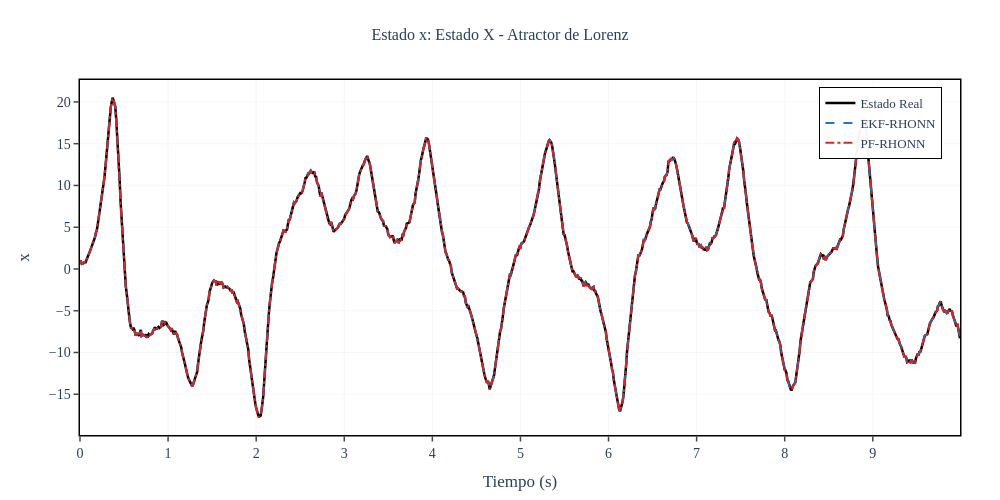
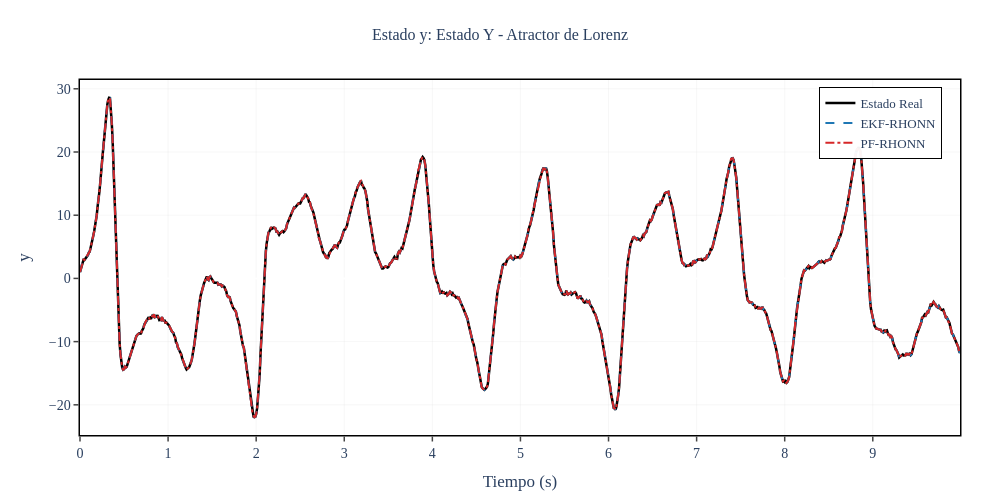
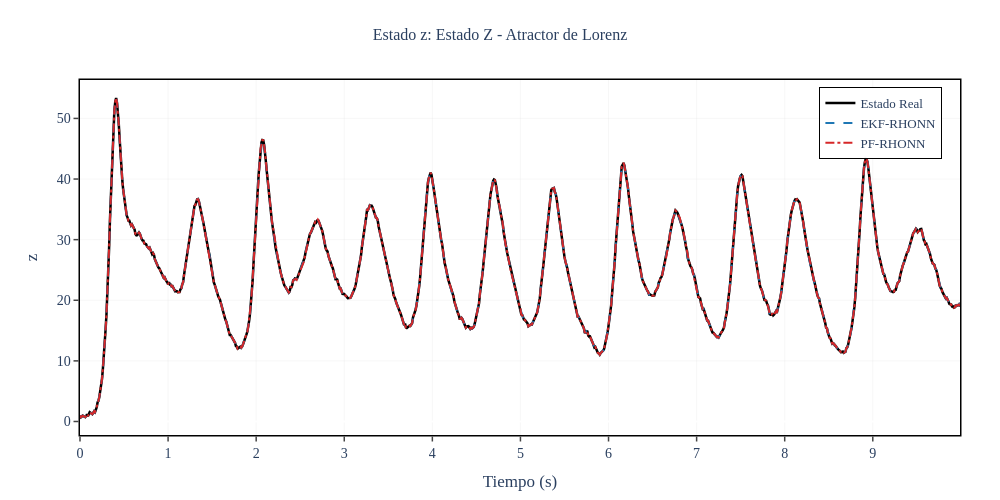
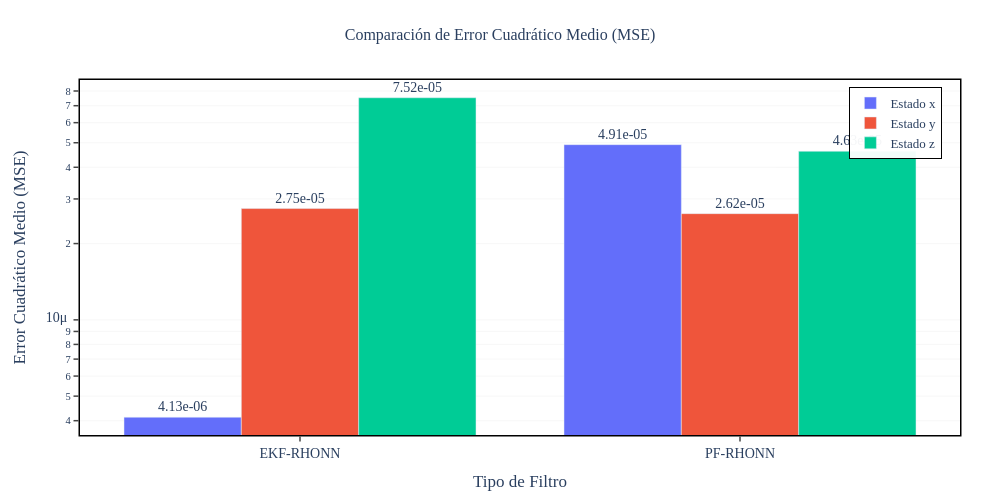

The notebook cell these images were saved under, in order:
### Code cell
# Gráficas individuales por estado
states_info = [
    {'idx': 0, 'var': 'x', 'desc': 'Estado X', 'y_label': 'x'},
    {'idx': 1, 'var': 'y', 'desc': 'Estado Y', 'y_label': 'y'},
    {'idx': 2, 'var': 'z', 'desc': 'Estado Z', 'y_label': 'z'}
]

for state_info in states_info:
    i = state_info['idx']
    
    fig = go.Figure()
    
    # Estado real (línea negra gruesa)
    fig.add_trace(go.Scatter(
        x=t_history, y=x_true[:, i],
        mode='lines',
        name='Estado Real',
        line=dict(color='#000000', width=thesis_config['line_width_true']),
        showlegend=True
    ))
    
    # Estimación EKF
    fig.add_trace(go.Scatter(
        x=t_history, y=x_hat_ekf[:, i],
        mode='lines',
        name='EKF-RHONN',
        line=dict(color='#1f77b4', width=thesis_config['line_width_est'], dash='dash'),
        showlegend=True
    ))
    
    # Estimación PF
    fig.add_trace(go.Scatter(
        x=t_history, y=x_hat_pf[:, i],
        mode='lines',
        name='PF-RHONN',
        line=dict(color='#d62728', width=thesis_config['line_width_est'], dash='dashdot'),
        showlegend=True
    ))
    
    fig.update_layout(
        title={
            'text': f'Estado {state_info["var"]}: {state_info["desc"]} - Atractor de Lorenz',
            'x': 0.5,
            'xanchor': 'center',
            'font': {'size': thesis_config['title_font_size'], 'family': thesis_config['font_family']}
        },
        xaxis_title='Tiempo (s)',
        yaxis_title=state_info['y_label'],
        xaxis=dict(
            showgrid=True,
            gridcolor=thesis_config['grid_color'],
            gridwidth=thesis_config['grid_width'],
            showline=True,
            linewidth=1.5,
            linecolor='black',
            mirror=True,
            ticks='outside',
            tickwidth=1.5,
            ticklen=5
        ),
        yaxis=dict(
            showgrid=True,
            gridcolor=thesis_config['grid_color'],
            gridwidth=thesis_config['grid_width'],
            showline=True,
            linewidth=1.5,
            linecolor='black',
            mirror=True,
            ticks='outside',
            tickwidth=1.5,
            ticklen=5
        ),
        legend=dict(
            x=0.98,
            y=0.98,
            xanchor='right',
            yanchor='top',
            bgcolor='rgba(255, 255, 255, 0.95)',
            bordercolor='black',
            borderwidth=1,
            font=dict(size=thesis_config['legend_font_size'], family=thesis_config['font_family'])
        ),
        font=dict(size=thesis_config['font_size'], family=thesis_config['font_family']),
        plot_bgcolor='white',
        paper_bgcolor='white',
        width=thesis_config['plot_width'],
        height=thesis_config['plot_height'],
        margin=dict(l=80, r=40, t=80, b=60)
    )
    
    fig.show()

# Espacio de fase 3D (Atractor de Lorenz)
fig_phase = go.Figure()

fig_phase.add_trace(go.Scatter3d(
    x=x_true[:, 0], y=x_true[:, 1], z=x_true[:, 2],
    mode='lines',
    name='Atractor Real',
    line=dict(color='#000000', width=4)
))

fig_phase.add_trace(go.Scatter3d(
    x=x_hat_ekf[:, 0], y=x_hat_ekf[:, 1], z=x_hat_ekf[:, 2],
    mode='lines',
    name='Estimación EKF-RHONN',
    line=dict(color='#1f77b4', width=3)
))

fig_phase.add_trace(go.Scatter3d(
    x=x_hat_pf[:, 0], y=x_hat_pf[:, 1], z=x_hat_pf[:, 2],
    mode='lines',
    name='Estimación PF-RHONN',
    line=dict(color='#d62728', width=3)
))

fig_phase.update_layout(
    title={
        'text': 'Espacio de Fases 3D - Atractor de Lorenz',
        'x': 0.5,
        'xanchor': 'center',
        'font': {'size': thesis_config['title_font_size'], 'family': thesis_config['font_family']}
    },
    scene=dict(
        xaxis_title='x',
        yaxis_title='y',
        zaxis_title='z',
        xaxis=dict(
            showgrid=True,
            gridcolor=thesis_config['grid_color'],
            showline=True,
            linewidth=1.5,
            linecolor='black'
        ),
        yaxis=dict(
            showgrid=True,
            gridcolor=thesis_config['grid_color'],
            showline=True,
            linewidth=1.5,
            linecolor='black'
        ),
        zaxis=dict(
            showgrid=True,
            gridcolor=thesis_config['grid_color'],
            showline=True,
            linewidth=1.5,
            linecolor='black'
        )
    ),
    legend=dict(
        x=0.98,
        y=0.98,
        xanchor='right',
        yanchor='top',
        bgcolor='rgba(255, 255, 255, 0.95)',
        bordercolor='black',
        borderwidth=1,
        font=dict(size=thesis_config['legend_font_size'], family=thesis_config['font_family'])
    ),
    font=dict(size=thesis_config['font_size'], family=thesis_config['font_family']),
    width=thesis_config['plot_width'],
    height=thesis_config['plot_width'],  # Aspecto cuadrado
    margin=dict(l=40, r=40, t=80, b=40)
)

# fig_phase.show()

# Gráfica de barras comparando MSE
fig_mse = go.Figure()

filters = ['EKF-RHONN', 'PF-RHONN']

fig_mse.add_trace(go.Bar(
    name='Estado x',
    x=filters,
    y=[mse_x_ekf, mse_x_pf],
    marker_color='#636EFA',
    text=[f'{mse_x_ekf:.2e}', f'{mse_x_pf:.2e}'],
    textposition='outside'
))

fig_mse.add_trace(go.Bar(
    name='Estado y',
    x=filters,
    y=[mse_y_ekf, mse_y_pf],
    marker_color='#EF553B',
    text=[f'{mse_y_ekf:.2e}', f'{mse_y_pf:.2e}'],
    textposition='outside'
))

fig_mse.add_trace(go.Bar(
    name='Estado z',
    x=filters,
    y=[mse_z_ekf, mse_z_pf],
    marker_color='#00CC96',
    text=[f'{mse_z_ekf:.2e}', f'{mse_z_pf:.2e}'],
    textposition='outside'
))

fig_mse.update_layout(
    title={
        'text': 'Comparación de Error Cuadrático Medio (MSE)',
        'x': 0.5,
        'xanchor': 'center',
        'font': {'size': thesis_config['title_font_size'], 'family': thesis_config['font_family']}
    },
    xaxis_title='Tipo de Filtro',
    yaxis_title='Error Cuadrático Medio (MSE)',
    yaxis=dict(
        type='log',
        showgrid=True,
        gridcolor=thesis_config['grid_color'],
        gridwidth=thesis_config['grid_width'],
        showline=True,
        linewidth=1.5,
        linecolor='black',
        mirror=True,
        ticks='outside',
        tickwidth=1.5,
        ticklen=5
    ),
    xaxis=dict(
        showline=True,
        linewidth=1.5,
        linecolor='black',
        mirror=True,
        ticks='outside',
        tickwidth=1.5,
        ticklen=5
    ),
    legend=dict(
        x=0.98,
        y=0.98,
        xanchor='right',
        yanchor='top',
        bgcolor='rgba(255, 255, 255, 0.95)',
        bordercolor='black',
        borderwidth=1,
        font=dict(size=thesis_config['legend_font_size'], family=thesis_config['font_family'])
    ),
    barmode='group',
    font=dict(size=thesis_config['font_size'], family=thesis_config['font_family']),
    plot_bgcolor='white',
    paper_bgcolor='white',
    width=thesis_config['plot_width'],
    height=thesis_config['plot_height'],
    margin=dict(l=80, r=40, t=80, b=60)
)

fig_mse.show()

### Figure 1 — Plotly figure (JSON) as saved in the notebook; plotly's stock layout.template omitted (floating-point values rounded to 4 significant figures; data arrays with more than 128 entries replaced by an {"elided": "..."} marker saying what was removed)
{"data": [{"line": {"color": "#000000", "width": 2.5}, "mode": "lines", "name": "Estado Real", "showlegend": true, "type": "scatter", "x": {"elided": "1000 float values"}, "y": {"elided": "1000 float values"}}, {"line": {"color": "#1f77b4", "dash": "dash", "width": 2}, "mode": "lines", "name": "EKF-RHONN", "showlegend": true, "type": "scatter", "x": {"elided": "1000 float values"}, "y": {"elided": "1000 float values"}}, {"line": {"color": "#d62728", "dash": "dashdot", "width": 2}, "mode": "lines", "name": "PF-RHONN", "showlegend": true, "type": "scatter", "x": {"elided": "1000 float values"}, "y": {"elided": "1000 float values"}}], "layout": {"font": {"family": "Computer Modern, serif", "size": 14}, "height": 500, "legend": {"bgcolor": "rgba(255, 255, 255, 0.95)", "bordercolor": "black", "borderwidth": 1, "font": {"family": "Computer Modern, serif", "size": 13}, "x": 0.98, "xanchor": "right", "y": 0.98, "yanchor": "top"}, "margin": {"b": 60, "l": 80, "r": 40, "t": 80}, "paper_bgcolor": "white", "plot_bgcolor": "white", "title": {"font": {"family": "Computer Modern, serif", "size": 16}, "text": "Estado x: Estado X - Atractor de Lorenz", "x": 0.5, "xanchor": "center"}, "width": 1000, "xaxis": {"gridcolor": "rgba(200, 200, 200, 0.3)", "gridwidth": 0.5, "linecolor": "black", "linewidth": 1.5, "mirror": true, "showgrid": true, "showline": true, "ticklen": 5, "ticks": "outside", "tickwidth": 1.5, "title": {"text": "Tiempo (s)"}}, "yaxis": {"gridcolor": "rgba(200, 200, 200, 0.3)", "gridwidth": 0.5, "linecolor": "black", "linewidth": 1.5, "mirror": true, "showgrid": true, "showline": true, "ticklen": 5, "ticks": "outside", "tickwidth": 1.5, "title": {"text": "x"}}}}

### Figure 2 — Plotly figure (JSON) as saved in the notebook; plotly's stock layout.template omitted (floating-point values rounded to 4 significant figures; data arrays with more than 128 entries replaced by an {"elided": "..."} marker saying what was removed)
{"data": [{"line": {"color": "#000000", "width": 2.5}, "mode": "lines", "name": "Estado Real", "showlegend": true, "type": "scatter", "x": {"elided": "1000 float values"}, "y": {"elided": "1000 float values"}}, {"line": {"color": "#1f77b4", "dash": "dash", "width": 2}, "mode": "lines", "name": "EKF-RHONN", "showlegend": true, "type": "scatter", "x": {"elided": "1000 float values"}, "y": {"elided": "1000 float values"}}, {"line": {"color": "#d62728", "dash": "dashdot", "width": 2}, "mode": "lines", "name": "PF-RHONN", "showlegend": true, "type": "scatter", "x": {"elided": "1000 float values"}, "y": {"elided": "1000 float values"}}], "layout": {"font": {"family": "Computer Modern, serif", "size": 14}, "height": 500, "legend": {"bgcolor": "rgba(255, 255, 255, 0.95)", "bordercolor": "black", "borderwidth": 1, "font": {"family": "Computer Modern, serif", "size": 13}, "x": 0.98, "xanchor": "right", "y": 0.98, "yanchor": "top"}, "margin": {"b": 60, "l": 80, "r": 40, "t": 80}, "paper_bgcolor": "white", "plot_bgcolor": "white", "title": {"font": {"family": "Computer Modern, serif", "size": 16}, "text": "Estado y: Estado Y - Atractor de Lorenz", "x": 0.5, "xanchor": "center"}, "width": 1000, "xaxis": {"gridcolor": "rgba(200, 200, 200, 0.3)", "gridwidth": 0.5, "linecolor": "black", "linewidth": 1.5, "mirror": true, "showgrid": true, "showline": true, "ticklen": 5, "ticks": "outside", "tickwidth": 1.5, "title": {"text": "Tiempo (s)"}}, "yaxis": {"gridcolor": "rgba(200, 200, 200, 0.3)", "gridwidth": 0.5, "linecolor": "black", "linewidth": 1.5, "mirror": true, "showgrid": true, "showline": true, "ticklen": 5, "ticks": "outside", "tickwidth": 1.5, "title": {"text": "y"}}}}

### Figure 3 — Plotly figure (JSON) as saved in the notebook; plotly's stock layout.template omitted (floating-point values rounded to 4 significant figures; data arrays with more than 128 entries replaced by an {"elided": "..."} marker saying what was removed)
{"data": [{"line": {"color": "#000000", "width": 2.5}, "mode": "lines", "name": "Estado Real", "showlegend": true, "type": "scatter", "x": {"elided": "1000 float values"}, "y": {"elided": "1000 float values"}}, {"line": {"color": "#1f77b4", "dash": "dash", "width": 2}, "mode": "lines", "name": "EKF-RHONN", "showlegend": true, "type": "scatter", "x": {"elided": "1000 float values"}, "y": {"elided": "1000 float values"}}, {"line": {"color": "#d62728", "dash": "dashdot", "width": 2}, "mode": "lines", "name": "PF-RHONN", "showlegend": true, "type": "scatter", "x": {"elided": "1000 float values"}, "y": {"elided": "1000 float values"}}], "layout": {"font": {"family": "Computer Modern, serif", "size": 14}, "height": 500, "legend": {"bgcolor": "rgba(255, 255, 255, 0.95)", "bordercolor": "black", "borderwidth": 1, "font": {"family": "Computer Modern, serif", "size": 13}, "x": 0.98, "xanchor": "right", "y": 0.98, "yanchor": "top"}, "margin": {"b": 60, "l": 80, "r": 40, "t": 80}, "paper_bgcolor": "white", "plot_bgcolor": "white", "title": {"font": {"family": "Computer Modern, serif", "size": 16}, "text": "Estado z: Estado Z - Atractor de Lorenz", "x": 0.5, "xanchor": "center"}, "width": 1000, "xaxis": {"gridcolor": "rgba(200, 200, 200, 0.3)", "gridwidth": 0.5, "linecolor": "black", "linewidth": 1.5, "mirror": true, "showgrid": true, "showline": true, "ticklen": 5, "ticks": "outside", "tickwidth": 1.5, "title": {"text": "Tiempo (s)"}}, "yaxis": {"gridcolor": "rgba(200, 200, 200, 0.3)", "gridwidth": 0.5, "linecolor": "black", "linewidth": 1.5, "mirror": true, "showgrid": true, "showline": true, "ticklen": 5, "ticks": "outside", "tickwidth": 1.5, "title": {"text": "z"}}}}

### Figure 4 — Plotly figure (JSON) as saved in the notebook; plotly's stock layout.template omitted (floating-point values rounded to 4 significant figures)
{"data": [{"marker": {"color": "#636EFA"}, "name": "Estado x", "text": ["4.13e-06", "4.91e-05"], "textposition": "outside", "type": "bar", "x": ["EKF-RHONN", "PF-RHONN"], "y": [4.127e-06, 4.913e-05]}, {"marker": {"color": "#EF553B"}, "name": "Estado y", "text": ["2.75e-05", "2.62e-05"], "textposition": "outside", "type": "bar", "x": ["EKF-RHONN", "PF-RHONN"], "y": [2.749e-05, 2.625e-05]}, {"marker": {"color": "#00CC96"}, "name": "Estado z", "text": ["7.52e-05", "4.63e-05"], "textposition": "outside", "type": "bar", "x": ["EKF-RHONN", "PF-RHONN"], "y": [7.524e-05, 4.626e-05]}], "layout": {"barmode": "group", "font": {"family": "Computer Modern, serif", "size": 14}, "height": 500, "legend": {"bgcolor": "rgba(255, 255, 255, 0.95)", "bordercolor": "black", "borderwidth": 1, "font": {"family": "Computer Modern, serif", "size": 13}, "x": 0.98, "xanchor": "right", "y": 0.98, "yanchor": "top"}, "margin": {"b": 60, "l": 80, "r": 40, "t": 80}, "paper_bgcolor": "white", "plot_bgcolor": "white", "title": {"font": {"family": "Computer Modern, serif", "size": 16}, "text": "Comparación de Error Cuadrático Medio (MSE)", "x": 0.5, "xanchor": "center"}, "width": 1000, "xaxis": {"linecolor": "black", "linewidth": 1.5, "mirror": true, "showline": true, "ticklen": 5, "ticks": "outside", "tickwidth": 1.5, "title": {"text": "Tipo de Filtro"}}, "yaxis": {"gridcolor": "rgba(200, 200, 200, 0.3)", "gridwidth": 0.5, "linecolor": "black", "linewidth": 1.5, "mirror": true, "showgrid": true, "showline": true, "ticklen": 5, "ticks": "outside", "tickwidth": 1.5, "title": {"text": "Error Cuadrático Medio (MSE)"}, "type": "log"}}}
